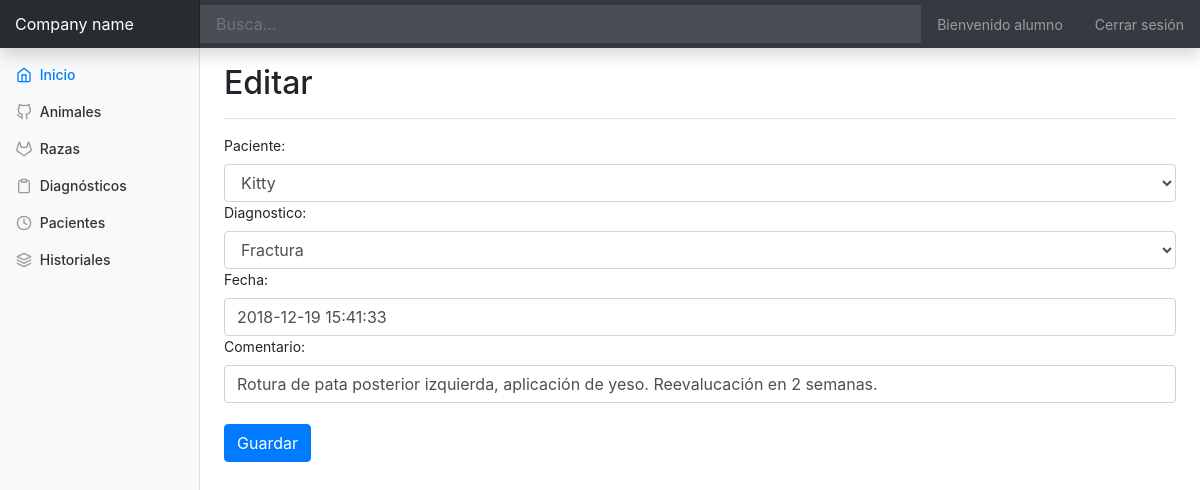
The app's page /historial/edit/1/ (signed in) with its own data.
### backoffice/models.py (models this page shows, shortened)
class Historial(models.Model):
    paciente = models.ForeignKey(Paciente, on_delete=models.CASCADE)
    diagnostico = models.ForeignKey(Diagnostico, on_delete=models.CASCADE, null=True, blank=True)
    fecha = models.DateTimeField(default=datetime.now, null=True, blank=True)
    comentario = models.CharField(max_length=500, null=True, blank=True)

### backoffice/views.py (the view)
# urls.py: path('historial/edit/<int:pk>/', HistorialEdit.as_view(), name='historial_edit'),
class HistorialEdit(LoginRequiredMixin, UpdateView):
    template_name = 'base/edit.html'
    model = Historial
    form_class = HistorialForm
    success_url = reverse_lazy('bo:historial_list')

### backoffice/forms.py
class HistorialForm(forms.ModelForm):
    class Meta:
        model = Historial
        fields = ('__all__')
    def __init__(self, *args, **kwargs):
        super().__init__(*args, **kwargs)
        for field in self.fields:
            self.fields[field].widget.attrs.update({'class': 'form-control'})

### backoffice/models.py (called while the page is built)
    def __str__(self):
        return self.nombre

    def __str__(self):
        return self.nombre

### backoffice/templates/base/edit.html (shortened to what this page needs)
{% extends 'base.html' %}
{% block main %}
    <div class="d-flex justify-content-between flex-wrap flex-md-nowrap align-items-center pt-3 pb-2 mb-3 border-bottom">
        <h1 class="h2">Editar</h1>
    </div>
    <form method="post">
        {% for field in form %}
            {{ field.label_tag }} {{ field }}
        {% endfor %}
        <br>
        <button type="submit" class="btn btn-primary">Guardar</button>
    </form>
{% endblock %}

### templates/base.html (shortened to what this page needs)
{% load static %}
<!doctype html>
<html lang="en">
<head>
    <link href="{% static 'css/bootstrap.min.css' %}" rel="stylesheet">
    <link href="{% static 'css/dashboard.css' %}" rel="stylesheet">
</head>
<body>
<nav class="navbar navbar-dark fixed-top bg-dark flex-md-nowrap p-0 shadow">
    <a class="navbar-brand col-sm-3 col-md-2 mr-0" href="{% url 'bo:index' %}">Company name</a>
    <input class="form-control form-control-dark w-100" type="text" placeholder="Busca..." aria-label="Search">
    <ul class="navbar-nav px-3">
        <li class="nav-item text-nowrap">
            <a class="nav-link" href="#">Bienvenido {{ user }}</a>
        </li>
    </ul>
    <ul class="navbar-nav px-3">
        <li class="nav-item text-nowrap">
            <a class="nav-link" href="{% url 'bo:logout' %}">Cerrar sesión</a>
        </li>
    </ul>
</nav>
<div class="container-fluid">
    <div class="row">
        <nav class="col-md-2 d-none d-md-block bg-light sidebar">
            <div class="sidebar-sticky">
                <ul class="nav flex-column">
                    <li class="nav-item">
                        <a class="nav-link active" href="{% url 'bo:index' %}">
                            <span data-feather="home"></span>
                            Inicio <span class="sr-only">(current)</span>
                        </a>
                    </li>
                    <li class="nav-item">
                        <a class="nav-link" href="{% url 'bo:animal_list' %}">
                            <span data-feather="github"></span>
                            Animales
                        </a>
                    </li>
                    <li class="nav-item">
                        <a class="nav-link" href="{% url 'bo:raza_list' %}">
                            <span data-feather="gitlab"></span>
                            Razas
                        </a>
                    </li>
                    <li class="nav-item">
                        <a class="nav-link" href="{% url 'bo:diagnostico_list' %}">
                            <span data-feather="clipboard"></span>
                            Diagnósticos
                        </a>
                    </li>
                    <li class="nav-item">
                        <a class="nav-link" href="{% url 'bo:paciente_list' %}">
                            <span data-feather="clock"></span>
                            Pacientes
                        </a>
                    </li>
                    <li class="nav-item">
                        <a class="nav-link" href="{% url 'bo:historial_list' %}">
                            <span data-feather="layers"></span>
                            Historiales
                        </a>
                    </li>
                </ul>
            </div>
        </nav>
        <main role="main" class="col-md-9 ml-sm-auto col-lg-10 px-4">
            {% block main %}
            {% endblock main %}
        </main>
    </div>
</div>
</body>
</html>

### static/css/dashboard.css (style rules this page uses)
body { font-size: .875rem; }
.feather { width: 16px; height: 16px; vertical-align: text-bottom; }
.sidebar { position: fixed; top: 0; bottom: 0; left: 0; z-index: 100; padding: 48px 0 0; box-shadow: inset -1px 0 0 rgba(0, 0, 0, .1); }
.sidebar-sticky { position: relative; top: 0; height: calc(100vh - 48px); padding-top: .5rem; overflow-x: hidden; overflow-y: auto; }
.sidebar .nav-link { font-weight: 500; color: #333; }
.sidebar .nav-link .feather { margin-right: 4px; color: #999; }
.sidebar .nav-link.active { color: #007bff; }
.sidebar .nav-link:hover .feather, .sidebar .nav-link.active .feather { color: inherit; }
[role="main"] { padding-top: 48px; }
.navbar-brand { padding-top: .75rem; padding-bottom: .75rem; font-size: 1rem; background-color: rgba(0, 0, 0, .25); box-shadow: inset -1px 0 0 rgba(0, 0, 0, .25); }
.navbar .form-control { padding: .75rem 1rem; border-width: 0; border-radius: 0; }
.form-control-dark { color: #fff; background-color: rgba(255, 255, 255, .1); border-color: rgba(255, 255, 255, .1); }

### records on screen
Historial: form "Kitty" "Fractura" "2018-12-19 15:41:33" "Rotura de pata posterior izquierda, aplicación de yeso. Reevalucación en 2 semanas."

### other values on screen
{{ user }} "alumno"
{{ field.label_tag }} "Paciente:" "Diagnostico:" "Fecha:" "Comentario:"
